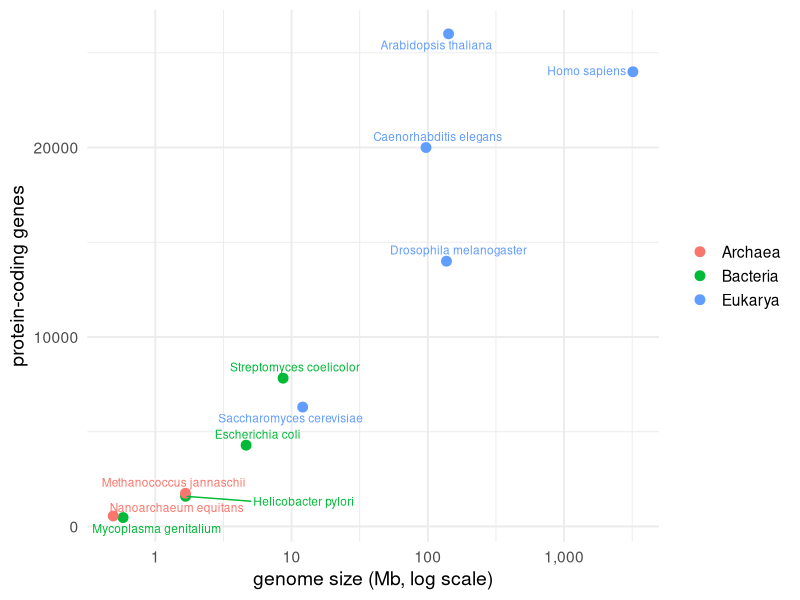
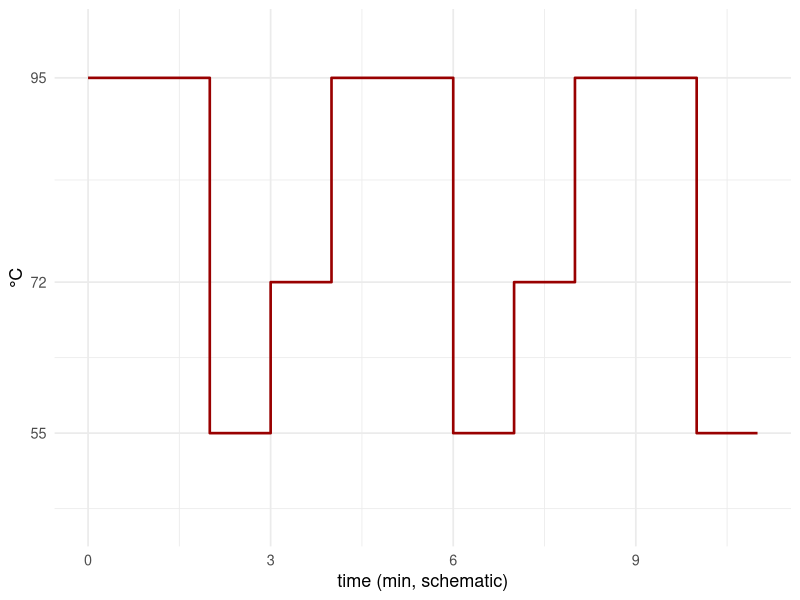

Reproduce these figures in R, in order.
## ---- chunk 1
library(tidyverse)
knitr::opts_chunk$set(eval=TRUE, cache=F, include=T, echo=F, error=F,
                      message=FALSE, comment=c(" "), width=90)

# Wallace-rule primer arithmetic, used on the melting-temperature slides
gc_pct <- function(x) {
  v <- strsplit(toupper(x), "")[[1]]
  round(100 * sum(v %in% c("G","C")) / sum(v %in% c("A","C","G","T")), 1)
}

tm_wallace <- function(x) {
  v <- strsplit(toupper(x), "")[[1]]
  2 * sum(v %in% c("A","T")) + 4 * sum(v %in% c("G","C"))
}

# Tm from the %GC formula shown on the slide (Marmur/Doty style)
tm_gc <- function(x) {
  v <- strsplit(toupper(x), "")[[1]]
  round(64.9 + 41 * (sum(v %in% c("G","C")) - 16.4) / length(v), 1)
}
## ---- chunk 2
genomes <- tibble::tribble(
  ~domain,    ~species,                   ~mb,      ~genes,
  "Bacteria", "Mycoplasma genitalium",    0.580,     468,
  "Bacteria", "Helicobacter pylori",      1.667,    1590,
  "Bacteria", "Escherichia coli",         4.639,    4289,
  "Bacteria", "Streptomyces coelicolor",  8.667,    7825,
  "Archaea",  "Nanoarchaeum equitans",    0.491,     552,
  "Archaea",  "Methanococcus jannaschii", 1.664,    1750,
  "Eukarya",  "Saccharomyces cerevisiae", 12.069,   6300,
  "Eukarya",  "Caenorhabditis elegans",   97.000,  20000,
  "Eukarya",  "Drosophila melanogaster",  137.000, 14000,
  "Eukarya",  "Arabidopsis thaliana",     142.000, 26000,
  "Eukarya",  "Homo sapiens",             3200.000, 24000
)

ggplot(genomes, aes(mb, genes, colour = domain)) +
  geom_point(size = 3) +
  ggrepel::geom_text_repel(aes(label = species), size = 3, show.legend = FALSE) +
  scale_x_log10(labels = scales::comma) +
  labs(x = "genome size (Mb, log scale)", y = "protein-coding genes", colour = NULL) +
  theme_minimal(base_size = 14)
## ---- chunk 3
prof <- tibble::tibble(
  t    = c(0, 2, 2, 3, 3, 4, 4, 6, 6, 7, 7, 8, 8, 10, 10, 11),
  temp = c(95, 95, 55, 55, 72, 72, 95, 95, 55, 55, 72, 72, 95, 95, 55, 55),
  cyc  = rep(c("cycle n", "cycle n+1"), each = 8)
)

ggplot(prof, aes(t, temp)) +
  geom_step(linewidth = 0.9, colour = "#990000") +
  scale_y_continuous(breaks = c(55, 72, 95), limits = c(45, 100)) +
  labs(x = "time (min, schematic)", y = "°C") +
  theme_minimal(base_size = 13)
## ---- chunk 4
primers <- c(`16S-27F`  = "AGAGTTTGATCCTGGCTCAG",
             `16S-1492R`= "TACGGCTACCTTGTTACGACTT",
             `ITS1`     = "TCCGTAGGTGAACCTGCGG")

tibble::tibble(
  primer = names(primers),
  length = nchar(primers),
  gc     = sapply(primers, gc_pct),
  tm_wallace = sapply(primers, tm_wallace),   # 2(A+T) + 4(G+C)
  tm_gc      = sapply(primers, tm_gc),        # 64.9 + 41(GC - 16.4)/length
  ta_suggested = sapply(primers, tm_gc) - 5
) |> knitr::kable(digits = 1)
## ---- chunk 5
tibble::tibble(cycle = c(10, 20, 30, 40),
               copies = 2^c(10, 20, 30, 40)) |>
  knitr::kable(format.args = list(big.mark = " "))
